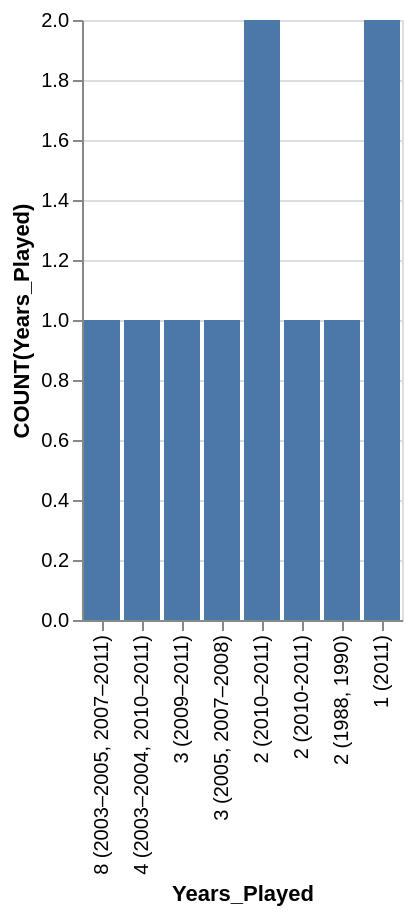

This figure's Vega-Lite source:
### Vega-Lite specification from a JSON file in a GitHub repository (floating-point values rounded to 4 significant figures)
{"data": {"values": [{"x_data": "8 (2003–2005, 2007–2011)", "y_data": 1}, {"x_data": "4 (2003–2004, 2010–2011)", "y_data": 1}, {"x_data": "3 (2009–2011)", "y_data": 1}, {"x_data": "3 (2005, 2007–2008)", "y_data": 1}, {"x_data": "2 (2010–2011)", "y_data": 2}, {"x_data": "2 (2010-2011)", "y_data": 1}, {"x_data": "2 (1988, 1990)", "y_data": 1}, {"x_data": "1 (2011)", "y_data": 2}]}, "mark": "bar", "encoding": {"x": {"field": "x_data", "type": "nominal", "title": "Years_Played", "sort": "descending"}, "y": {"field": "y_data", "type": "quantitative", "title": "COUNT(Years_Played)"}}}
